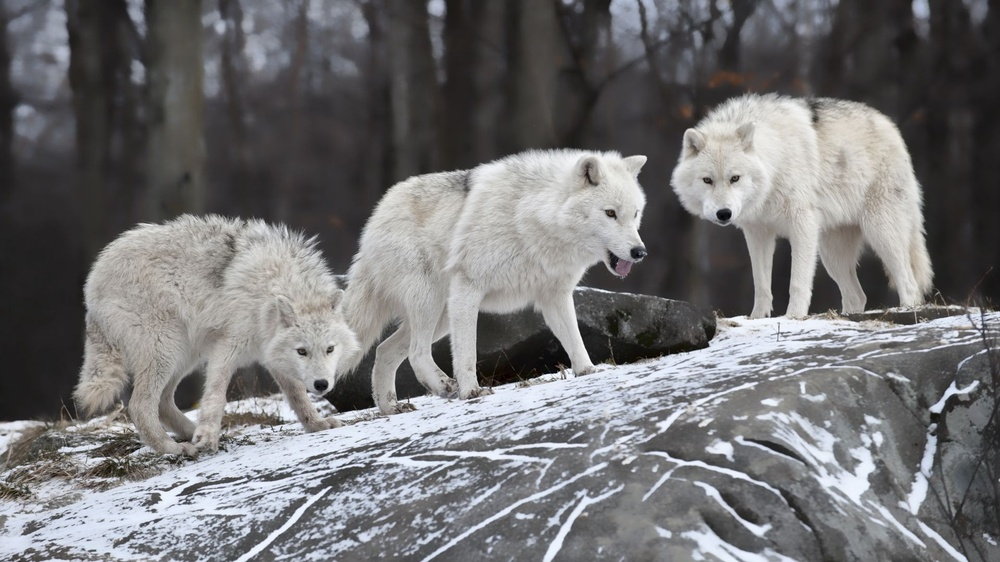
#> input picture opencv/1.images/thresholding/wolfs.jpeg, 1000 x 562 px, shrunk from 1920 x 1080 before the run
$ python inverse_thresholding.py
#> lines starting #> are read from the running program, lines starting #| are printed output that depends on the picture; after the words box and inside, x2 and y2 are one past the last pixel; in counts of white or black regions, pixels touching at a corner belong together
import cv2 as cv

image = cv.imread('wolfs.jpeg')
#> image is the input picture: shape (562, 1000, 3); mean B, G, R 116.3, 114.8, 115.2
cv.imshow('Wolfs', image)

grayed_image = cv.cvtColor(image, cv.COLOR_BGR2GRAY)
cv.imshow('grayed_image', grayed_image)

threshold_value_used, inverse_threshold_image = cv.threshold(grayed_image, 150, 200, cv.THRESH_BINARY_INV)
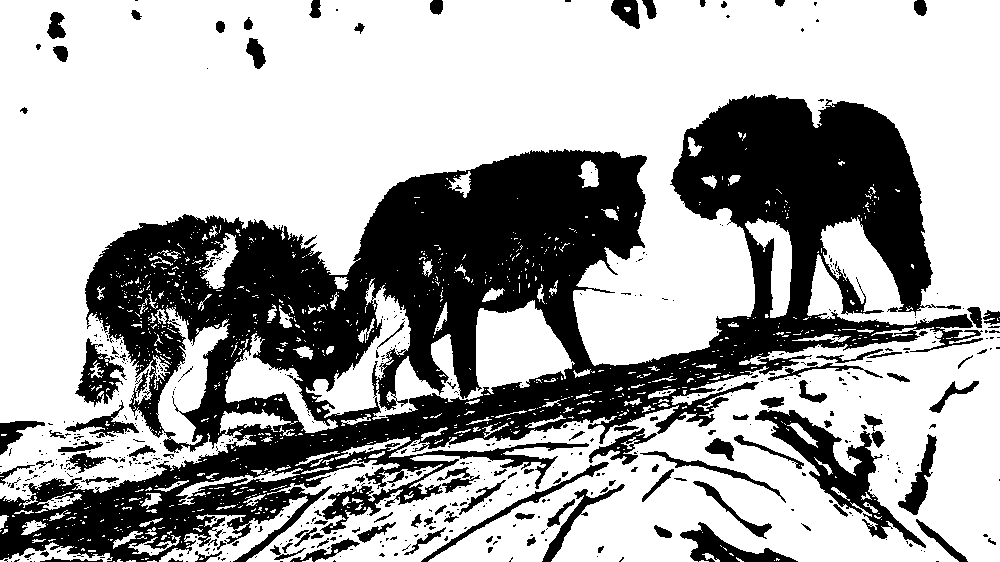
#> inverse_threshold_image: shape (562, 1000); values 0 (black) and 200 (white), 66.2% white; 586 black regions (468 under 20 px), largest, box (x1, y1, x2, y2) and area: (0, 94, 983, 562) 161815, (755, 410, 926, 548) 5179, (680, 522, 798, 562) 1672
cv.imshow('binary image', inverse_threshold_image)

print(f'threshold_value_used : {threshold_value_used}')

# Wait for Infinite amount of time for a keyboard key to be pressed
cv.waitKey(0)

# Close the OpenCV windows
cv.destroyAllWindows()
